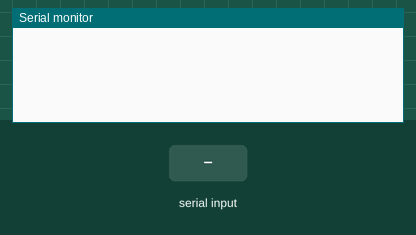
Simulated run of this sketch. Board: Arduino Uno, built with avr-gcc and run on an emulated ATmega328P. On the bench: the last lines printed to the serial monitor. The inputs (shaded band) are chosen by the test bench.

Above: at 1.2 s.
1.3 s: "1" received over the second serial link
At 1.8 s:
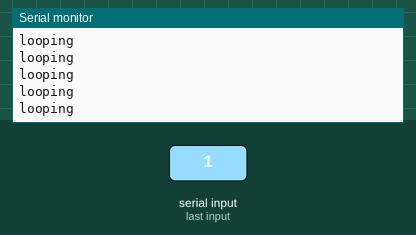
2.8 s: "1done1" received over the second serial link
At 3.8 s:
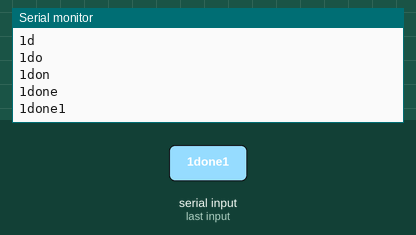
4.3 s: "1" received over the second serial link
At 4.9 s:
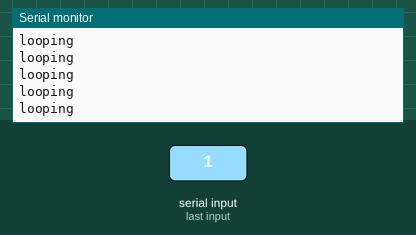
7.3 s: "2" received over the second serial link
10.3 s: "2done2" received over the second serial link
13.3 s: "3done3" received over the second serial link
Timing chart, 0 to 15.8 s (numbered marks = the images above; inputs shaded):
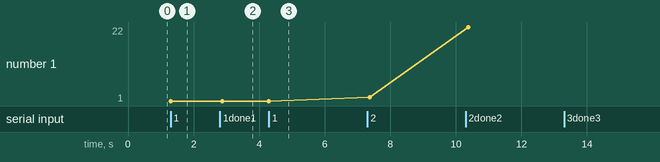

The sketch:

master.ino
```cpp
#include <SoftwareSerial.h>
SoftwareSerial HC12(3, 2);

void setup() {
  Serial.begin(9600);
  HC12.begin(9600);
}

bool loopcheck = true;

void loop() {
  while (Serial.available()) {
    HC12.write(Serial.read());
  }
  String input = "";
  while (HC12.available()) {
    input += (char) HC12.read();
    Serial.println(input);
    delay(1);
  }
  if (input == "1") {
    loopcheck = true;
    HC12.write("go1");
    String check = "";
    while (loopcheck) {
      Serial.println("looping");
      while (HC12.available()) {
        check += (char) HC12.read();
        Serial.println(check);
        delay(1);
      }
      if (check == "1done1")
        loopcheck = false;
    }
  }
  if (input == "2") {
    HC12.write("go2");
    String check = "";
    while (1) {
      while (HC12.available()) {
        check += (char) HC12.read();
        Serial.println(check);
        delay(1);
      }
      if (check == "2done2")
        break;
    }
  }
  if (input == "3") {
    HC12.write("go3");
    String check = "";
    while (1) {
      while (HC12.available()) {
        check += (char) HC12.read();
        Serial.println(check);
        delay(1);
      }
      if (check == "3done3")
        break;
    }
  }
}
```

Measured:
- after the input at 1.3 s, the serial monitor: prints a new line at once (image 1)
- after the input at 2.8 s, the serial monitor: prints a new line after 0.08 s (image 2)
- plotted number 1: 1 → 2 after the input at 7.3 s, 2 → 22 after the input at 10.3 s
